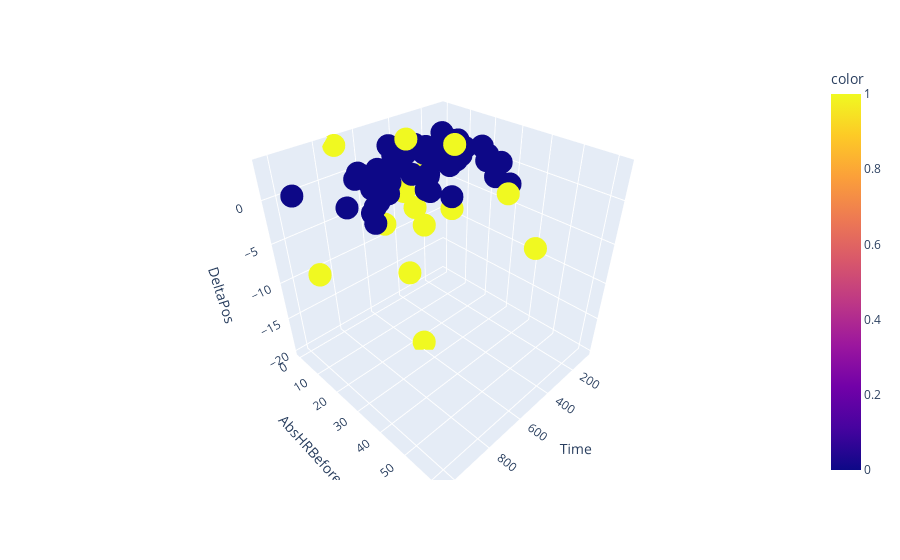

Here is the notebook cell this chart was saved with:
### Code cell
model = mixture.GaussianMixture(n_components = 2, covariance_type='full', random_state= 25).fit(df_tr)
lebll = model.fit_predict(df_te)

fig = px.scatter_3d(df_te, x='Time', y='AbsHRBefore', z='DeltaPos', color = lebll)
fig.show()
# plot_gmm(model, Delta_HR_pos.to_numpy())

### Figure 1 — Plotly figure (JSON) as saved in the notebook; plotly's stock layout.template omitted (floating-point values rounded to 4 significant figures)
{"data": [{"hovertemplate": "Time=%{x}<br>AbsHRBefore=%{y}<br>DeltaPos=%{z}<br>color=%{marker.color}<extra></extra>", "legendgroup": "", "marker": {"color": [0, 0, 0, 0, 0, 0, 0, 1, 0, 0, 0, 1, 0, 1, 0, 1, 0, 0, 0, 0, 0, 1, 0, 0, 0, 0, 0, 0, 0, 0, 0, 0, 0, 1, 0, 0, 1, 0, 0, 0, 1, 0, 0, 0, 0, 0, 0, 1, 0, 1, 1, 0, 0, 0, 0, 0, 0, 0, 0, 1, 0, 0, 0, 0, 0, 0, 1, 0, 0, 0, 1, 1, 0, 0, 0, 0, 0, 0, 0, 0], "coloraxis": "coloraxis", "symbol": "circle"}, "mode": "markers", "name": "", "scene": "scene", "showlegend": false, "type": "scatter3d", "x": [103, 686, 152, 723, 121, 469, 106, 462, 245, 490, 832, 600, 164, 509, 707, 410, 360, 261, 447, 323, 557, 585, 644, 238, 521, 192, 451, 368, 157, 124, 683, 173, 691, 722, 437, 257, 354, 303, 119, 84, 1032, 291, 101, 687, 230, 515, 825, 631, 213, 276, 747, 235, 650, 554, 103, 94, 844, 475, 464, 968, 963, 374, 303, 859, 257, 563, 505, 205, 669, 558, 1032, 407, 477, 178, 116, 402, 683, 585, 293, 353], "y": [10, 10, 28, 18, 5, 20, 18, 10, 16, 14, 26, 62, 8, 31, 14, 4, 6, 32, 4, 2, 4, 24, 12, 36, 22, 12, 18, 2, 14, 2, 6, 2, 15, 0, 1, 14, 22, 8, 21, 19, 18, 13, 9, 8, 14, 3, 24, 12, 9, 3, 37, 2, 14, 3, 10, 2, 15, 3, 4, 48, 2, 18, 6, 28, 14, 10, 16, 14, 3, 34, 18, 44, 20, 24, 6, 0, 19, 9, 14, 1], "z": [-0.04, 0.55, 0.58, -0.46, 0.44, -1.24, 1.06, 3.43, 0.18, 0.16, 1.17, 0.32, 0.26, -1.31, 0.32, -3.87, 1.74, 0.26, -0.51, 0.79, 0.06, -19.92, -0.51, -0.25, -0.33, 0.03, 0.11, 0.26, 0.81, 1.19, 0.86, -0.37, 1.53, 3.47, -0.87, -0.63, 3.36, 0.5, 0.47, 0.04, -5.39, 1.54, -1.07, 0.9, 0.13, -0.46, 0.17, -4.8, 0.04, -2.84, 0.14, 0.22, 0.07, -1.2, 0.02, -0.19, -0.39, 2.07, 1.01, -0.21, 0.17, 1.4, 0.3, 0.06, -0.63, -0.68, -3.37, 2.04, -0.33, 0.85, -5.33, 1.17, 0.82, 0.51, 0.58, 0, 0.24, 0.18, 0.56, 0.05]}], "layout": {"coloraxis": {"colorbar": {"title": {"text": "color"}}, "colorscale": [[0, "#0d0887"], [0.1111, "#46039f"], [0.2222, "#7201a8"], [0.3333, "#9c179e"], [0.4444, "#bd3786"], [0.5556, "#d8576b"], [0.6667, "#ed7953"], [0.7778, "#fb9f3a"], [0.8889, "#fdca26"], [1, "#f0f921"]]}, "legend": {"tracegroupgap": 0}, "margin": {"t": 60}, "scene": {"domain": {"x": [0, 1], "y": [0, 1]}, "xaxis": {"title": {"text": "Time"}}, "yaxis": {"title": {"text": "AbsHRBefore"}}, "zaxis": {"title": {"text": "DeltaPos"}}}}}
